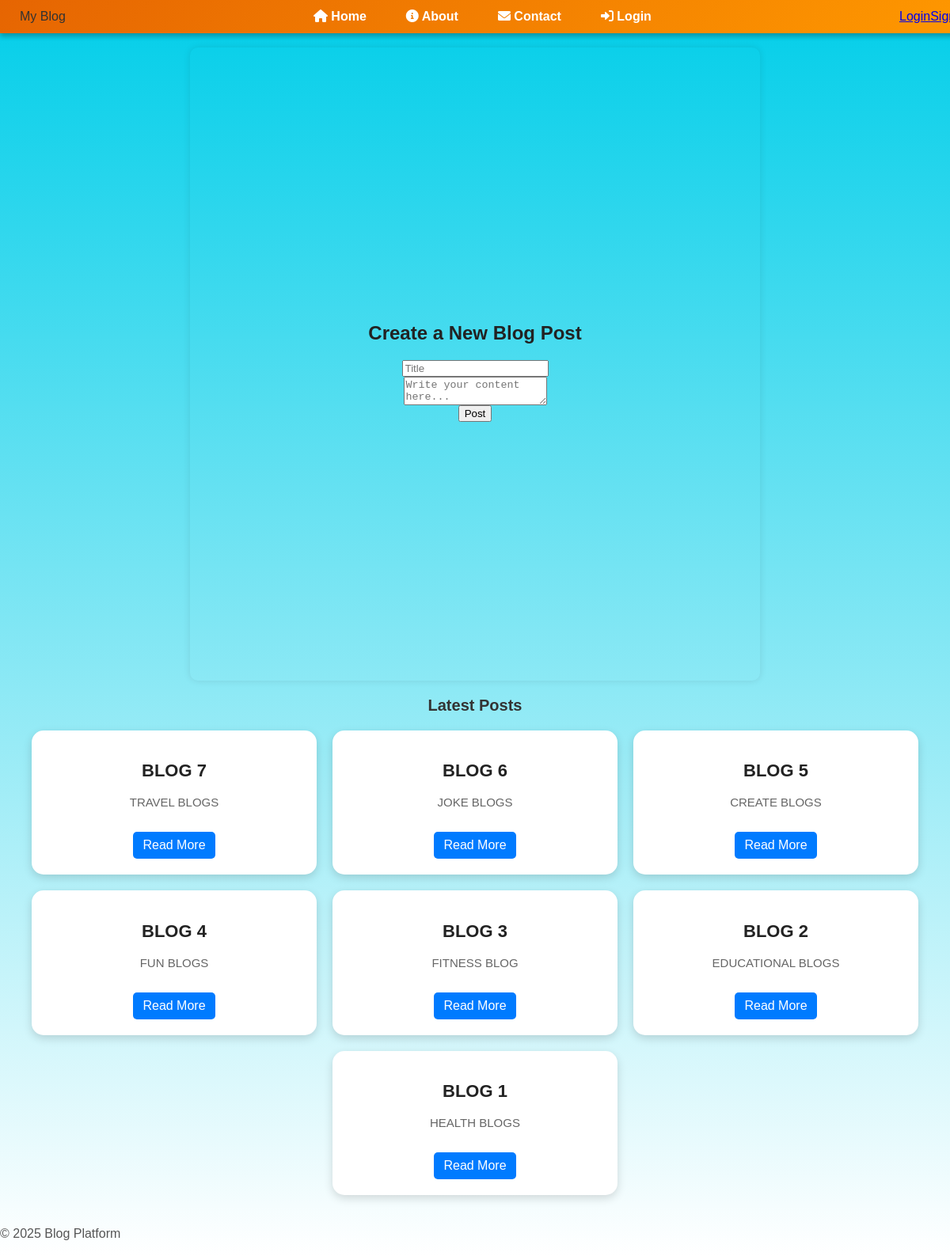
The page / on the database its author committed.
### blogapp/models.py (models this page shows, shortened)
class Post(models.Model):
    title = models.CharField(max_length=200)
    content = models.TextField()
    date_posted = models.DateTimeField(default=timezone.now)

### blogapp/views.py (the view)
# urls.py: path('', home, name='post_list'),  # ✅ Change 'home' to 'post_list'
def post_list(request):
    posts = Post.objects.all()
    return render(request, 'blogapp/home.html', {'posts': posts})

### blogapp/templates/blogapp/home.html (shortened to what this page needs)
{% extends 'blogapp/base.html' %}
{% load static %}
{% block content %}
<!DOCTYPE html>
<html lang="en">
<head>
    <link rel="stylesheet" href="{% static 'blogapp/style.css' %}">
<link rel="stylesheet" href="https://cdnjs.cloudflare.com/ajax/libs/font-awesome/6.0.0/css/all.min.css">
</head>
<body>
<nav>
    <div class="logo">My Blog</div>
    <ul class="nav-links">
        <li><a href="#"><i class="fas fa-home"></i> Home</a></li>
        <li><a href="#"><i class="fas fa-info-circle"></i> About</a></li>
        <li><a href="#"><i class="fas fa-envelope"></i> Contact</a></li>
        <li><a href="#"><i class="fas fa-sign-in-alt"></i> Login</a></li>
    </ul>
    {% if user.is_authenticated %}
    <a href="{% url 'logout' %}">Logout</a>
{% else %}
    <a href="{% url 'login' %}">Login</a>
    <a href="{% url 'signup' %}">Signup</a>
{% endif %}
</nav>
    <div class="mains">
        <h2>Create a New Blog Post</h2>
        <form class="create">
            <input type="text" placeholder="Title" required>
            <textarea placeholder="Write your content here..." required></textarea>
            <button type="submit">Post</button>
        </form>
    </div>
<div class="latest-posts">Latest Posts</div>
<div class="post-container">
    {% for post in posts %}
    <div class="post-card">
        <h2>{{ post.title }}</h2>
        <p>{{ post.content|truncatewords:20 }}</p>
        <a href="{% url 'post_detail' post.id %}">Read More</a>
    </div>
    {% endfor %}
</div>
<footer>
    <p>&copy; 2025 Blog Platform</p>
</footer>
    </div>
</body>
</html>
{% endblock %}

### blogapp/templates/blogapp/base.html (shortened to what this page needs)
<!DOCTYPE html>
<html lang="en">
<head>
</head>
<body>
    <nav>
        <a href="{% url 'post_list' %}">Home</a>
        {% if user.is_authenticated %}
            <form action="{% url 'logout' %}" method="post" style="display: inline;">
                {% csrf_token %}
                <button type="submit" style="background: none; border: none; color: blue; cursor: pointer; margin-left: 10px;">
                    Logout
                </button>
            </form>
        {% else %}
            <a href="{% url 'login' %}" style="margin-left: 10px;">Login</a>
            <a href="{% url 'signup' %}" style="margin-left: 10px;">Signup</a>
        {% endif %}
    </nav>
    <div>
        {% block content %}{% endblock %}
</body>
</html>

### blogapp/static/blogapp/style.css (style rules this page uses)
body { font-family: "Poppins", Arial, sans-serif; background-image: linear-gradient(rgb(2, 206, 233), white); background-repeat: no-repeat; color: #333; margin: 0; padding: 0; padding-top: 60px; }
* { transition: all 0.3s ease-in-out; }
h1, h2 { font-family: "Poppins", sans-serif; font-weight: bold; text-align: center; color: #222; }
p { font-size: 16px; line-height: 1.6; color: #555; }
nav { display: flex; align-items: center; justify-content: space-between; background: linear-gradient(135deg, #e66502, #ff9900); padding: 12px 25px; box-shadow: 0px 4px 6px rgba(0, 0, 0, 0.15); position: fixed; top: 0; left: 0; width: 100%; z-index: 1000; }
.nav-links { display: flex; gap: 20px; list-style: none; padding: 0; margin: 0 auto; }
.nav-links li { display: inline-block; }
.nav-links li a { color: white; text-decoration: none; font-weight: bold; padding: 10px 15px; border-radius: 5px; transition: background 0.3s, transform 0.2s; }
.post-container { display: flex; flex-wrap: wrap; justify-content: center; gap: 20px; padding: 20px; }
.post-card { background: white; width: 320px; padding: 20px; border-radius: 15px; box-shadow: 0 4px 12px rgba(0, 0, 0, 0.15); transition: transform 0.3s ease-in-out, box-shadow 0.3s ease-in-out; text-align: center; overflow: hidden; }
.post-card h2 { font-size: 22px; margin-bottom: 12px; }
.post-card p { font-size: 15px; color: #666; }
.post-card a { display: inline-block; margin-top: 10px; padding: 8px 12px; background: #007bff; color: white; text-decoration: none; border-radius: 5px; transition: background 0.3s, transform 0.2s; }
.latest-posts { text-align: center; font-size: 20px; font-weight: bold; margin-top: 20px; }
.mains { display: flex; flex-direction: column; justify-content: center; align-items: center; min-height: 100vh; margin: 0 auto; width: 60%; border-radius: 10px; box-shadow: 0 0 10px rgba(0, 0, 0, 0.1); }
.create { display: flex; flex-direction: column; justify-content: center; align-items: center; }

### rows shown on the page
Post: title "BLOG 7", content "TRAVEL BLOGS"
Post: title "BLOG 6", content "JOKE BLOGS"
Post: title "BLOG 5", content "CREATE BLOGS"
Post: title "BLOG 4", content "FUN BLOGS"
Post: title "BLOG 3", content "FITNESS BLOG"
Post: title "BLOG 2", content "EDUCATIONAL BLOGS"
Post: title "BLOG 1", content "HEALTH BLOGS"
